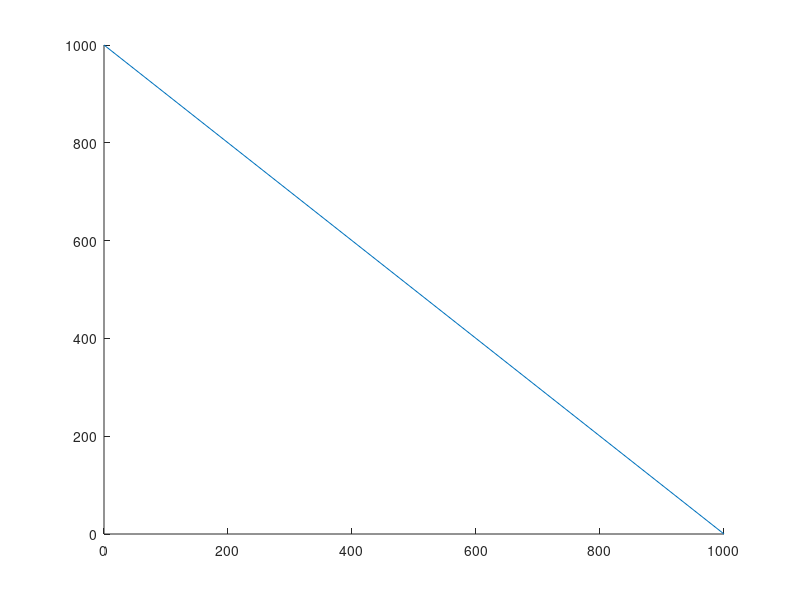

Source code (MATLAB): (Note: this script raises an error after producing the figure.)
clear, clc;
%% % the maximization function calculation
f = [7.7; 16.25];
A = [1 1];
b = [1000];
lb = [0; 0];
ub = [1000; 1000];

[X, Z]= linprog(-f, A, b, [], [], lb, ub);
Z = -Z;
%% Compute lines
% compute x1 + x2 <= 5500
l1 = 'x1 + x2 = 1000';
y1 = line([0 1000],[1000 0]);
y1.Color = 'green';
y1.LineWidth = 3;
%% plot
hold on 
plot(0,1000,'x','Color','r','LineWidth',2,'MarkerSize',8);
plot(1000, 0,'x','Color','r','LineWidth',2,'MarkerSize',8);
%fill
fiX = [0 0 1000];
fiY = [0 1000 0];
fill(fiX,fiY,'b', 'FaceAlpha',0.3)
%text
text(200,300,'Feasible Area');
hold off
% create a legend
legend(l1);


